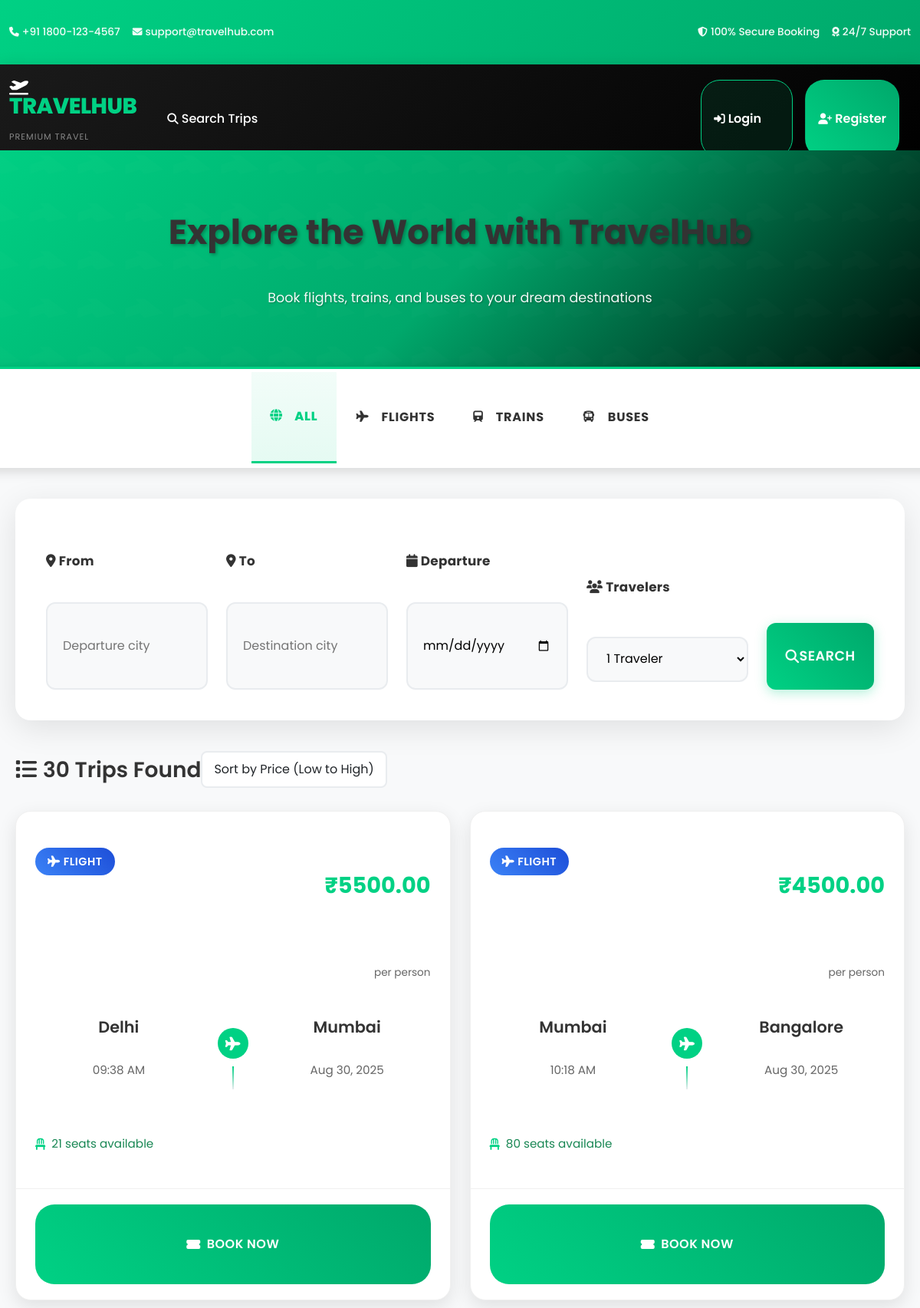
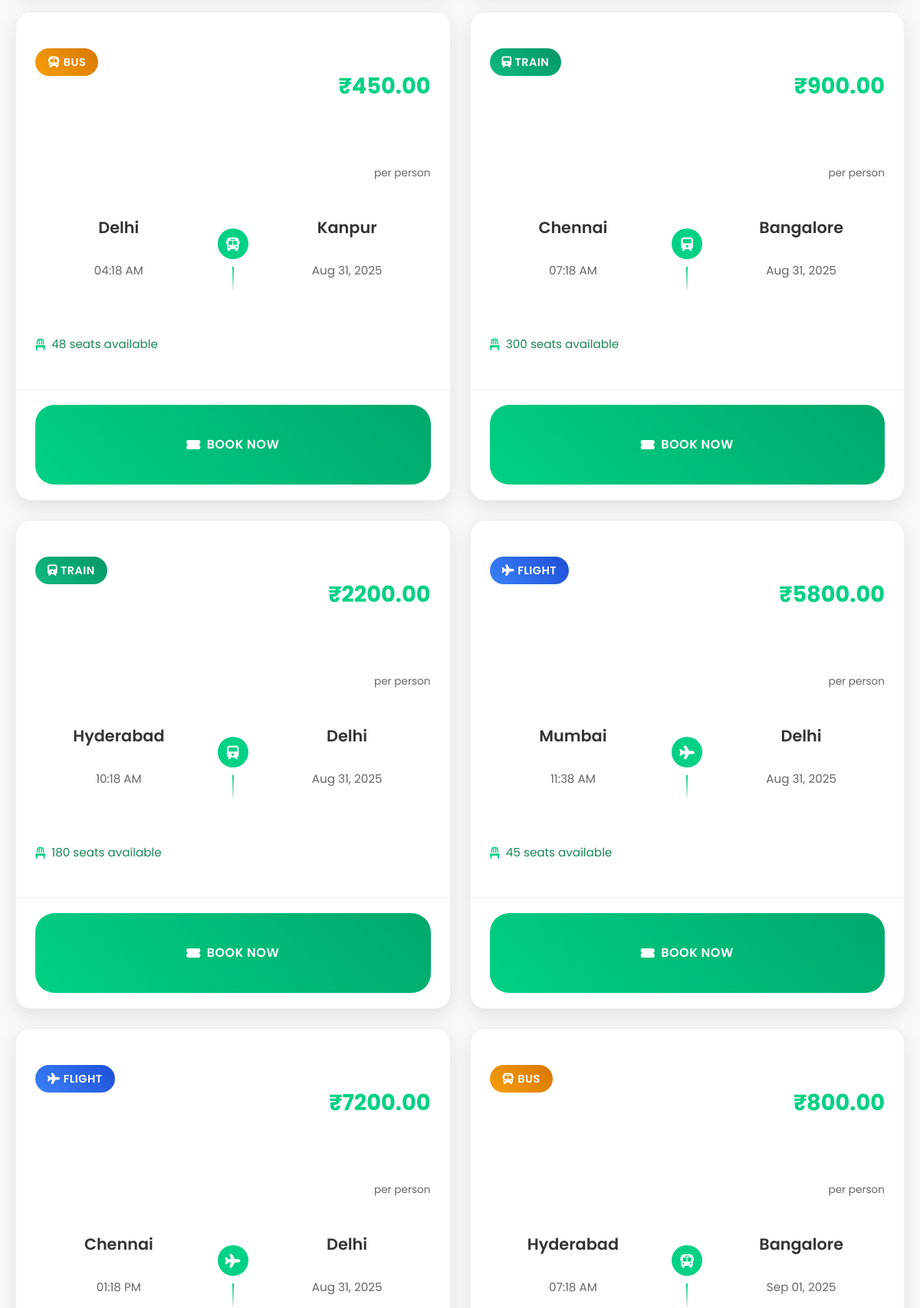
The page / (upper part) on the database its author committed (2 pictures, top to bottom).
### trips/models.py (models this page shows, shortened)
class TravelOption(models.Model):
    FLIGHT = 'Flight'
    TRAIN = 'Train'
    BUS = 'Bus'
    TYPE_CHOICES = [
        (FLIGHT, 'Flight'),
        (TRAIN, 'Train'),
        (BUS, 'Bus'),
    ]
    type = models.CharField(max_length=10, choices=TYPE_CHOICES)
    source = models.CharField(max_length=100)
    destination = models.CharField(max_length=100)
    departure = models.DateTimeField()
    price = models.DecimalField(max_digits=10, decimal_places=2)
    available_seats = models.PositiveIntegerField()
    created_at = models.DateTimeField(auto_now_add=True)
    class Meta:
        ordering = ['departure']

### trips/views.py (the view, shortened to what this page needs)
# urls.py: path('', views.trip_list, name='list'),
def trip_list(request):
    qs = TravelOption.objects.all()
    form = TripFilterForm(request.GET or None)
    return render(request, 'trips/trip_list.html', {'form': form, 'trips': qs})

### trips/forms.py
class TripFilterForm(forms.Form):
    type = forms.ChoiceField(choices=[('', 'Any'), ('Flight', 'Flight'), ('Train', 'Train'), ('Bus', 'Bus')], required=False)
    source = forms.CharField(required=False)
    destination = forms.CharField(required=False)
    date = forms.DateField(required=False, widget=forms.DateInput(attrs={'type':'date'}))

### templates/trips/trip_list.html (shortened to what this page needs)
{% extends "base.html" %}
{% load crispy_forms_tags %}
{% block content %}
<div class="hero-section">
  <div class="hero-content text-center text-white">
    <h1 class="hero-title">Explore the World with TravelHub</h1>
    <p class="hero-subtitle">Book flights, trains, and buses to your dream destinations</p>
  </div>
</div>
<div class="travel-tabs">
  <div class="tab-container">
    <button class="tab-btn active" data-type="all">
      <i class="fas fa-globe me-2"></i>All
    </button>
    <button class="tab-btn" data-type="Flight">
      <i class="fas fa-plane me-2"></i>Flights
    </button>
    <button class="tab-btn" data-type="Train">
      <i class="fas fa-train me-2"></i>Trains
    </button>
    <button class="tab-btn" data-type="Bus">
      <i class="fas fa-bus me-2"></i>Buses
    </button>
  </div>
</div>
<div class="search-container">
  <div class="search-form-wrapper">
    <form method="get" class="modern-search-form" id="searchForm">
      <div class="search-row">
        <div class="search-field">
          <label><i class="fas fa-map-marker-alt"></i> From</label>
          <input type="text" name="source" placeholder="Departure city" value="{{ request.GET.source }}" list="cities-from">
        </div>
        <div class="search-field">
          <label><i class="fas fa-map-marker-alt"></i> To</label>
          <input type="text" name="destination" placeholder="Destination city" value="{{ request.GET.destination }}" list="cities-to">
        </div>
        <div class="search-field">
          <label><i class="fas fa-calendar"></i> Departure</label>
          <input type="date" name="date" value="{{ request.GET.date }}" min="{{ today|date:'Y-m-d' }}">
        </div>
        <div class="search-field">
          <label><i class="fas fa-users"></i> Travelers</label>
          <select name="travelers">
            <option value="1">1 Traveler</option>
          </select>
        </div>
        <div class="search-btn-container">
          <button type="submit" class="search-btn">
            <i class="fas fa-search"></i> Search
          </button>
        </div>
      </div>
    </form>
  </div>
</div>
{% if trips %}
<div class="results-section">
  <div class="results-header">
    <h3><i class="fas fa-list me-2"></i>{{ trips|length }} Trip{{ trips|length|pluralize }} Found</h3>
    <div class="sort-options">
      <select class="form-select">
        <option>Sort by Price (Low to High)</option>
      </select>
    </div>
  </div>
  <div class="trips-grid">
    {% for t in trips %}
    <div class="trip-card">
      <div class="trip-card-header">
        <div class="trip-type">
          <span class="type-badge type-{{ t.type|lower }}">
            <i class="fas fa-{% if t.type == 'Flight' %}plane{% elif t.type == 'Train' %}train{% else %}bus{% endif %}"></i>
            {{ t.type }}
          </span>
        </div>
        <div class="trip-price">
          <span class="price">₹{{ t.price }}</span>
          <small>per person</small>
        </div>
      </div>
      <div class="trip-route">
        <div class="route-info">
          <div class="departure">
            <h4>{{ t.source }}</h4>
            <p>{{ t.departure|date:"h:i A" }}</p>
          </div>
          <div class="route-line">
            <div class="route-icon">
              <i class="fas fa-{% if t.type == 'Flight' %}plane{% elif t.type == 'Train' %}train{% else %}bus{% endif %}"></i>
            </div>
            <div class="line"></div>
          </div>
          <div class="arrival">
            <h4>{{ t.destination }}</h4>
            <p>{{ t.departure|date:"M d, Y" }}</p>
          </div>
        </div>
      </div>
      <div class="trip-details">
        <div class="detail-item">
          <i class="fas fa-chair"></i>
          {% if t.available_seats > 10 %}
            <span class="text-success">{{ t.available_seats }} seats available</span>
          {% elif t.available_seats > 0 %}
            <span class="text-warning">{{ t.available_seats }} seats left</span>
          {% else %}
            <span class="text-danger">Sold out</span>
          {% endif %}
        </div>
      </div>
      <div class="trip-actions">
        {% if t.available_seats > 0 %}
          <a href="{% url 'trips:detail' t.pk %}" class="btn-book">
            <i class="fas fa-ticket-alt me-2"></i>Book Now
          </a>
        {% else %}
          <button class="btn-unavailable" disabled>
            <i class="fas fa-times me-2"></i>Unavailable
          </button>
        {% endif %}
      </div>
    </div>
    {% endfor %}
  </div>
</div>
{% endif %}
{% endblock %}

### rows shown on the page
TravelOption: type "FLIGHT", price "5500.00", source "Delhi", departure "09:38 AM", destination "Mumbai", departure "Aug 30, 2025", available_seats "21", shows "BOOK NOW"
TravelOption: type "FLIGHT", price "4500.00", source "Mumbai", departure "10:18 AM", destination "Bangalore", departure "Aug 30, 2025", available_seats "80", shows "BOOK NOW"
TravelOption: type "BUS", price "450.00", source "Delhi", departure "04:18 AM", destination "Kanpur", departure "Aug 31, 2025", available_seats "48", shows "BOOK NOW"
TravelOption: type "TRAIN", price "900.00", source "Chennai", departure "07:18 AM", destination "Bangalore", departure "Aug 31, 2025", available_seats "300", shows "BOOK NOW"
TravelOption: type "TRAIN", price "2200.00", source "Hyderabad", departure "10:18 AM", destination "Delhi", departure "Aug 31, 2025", available_seats "180", shows "BOOK NOW"
TravelOption: type "FLIGHT", price "5800.00", source "Mumbai", departure "11:38 AM", destination "Delhi", departure "Aug 31, 2025", available_seats "45", shows "BOOK NOW"
TravelOption: type "FLIGHT", price "7200.00", source "Chennai", departure "01:18 PM", destination "Delhi", departure "Aug 31, 2025"
TravelOption: type "BUS", price "800.00", source "Hyderabad", departure "07:18 AM", destination "Bangalore", departure "Sep 01, 2025"

### other values the page prints
{{ trips|length }} "30"
